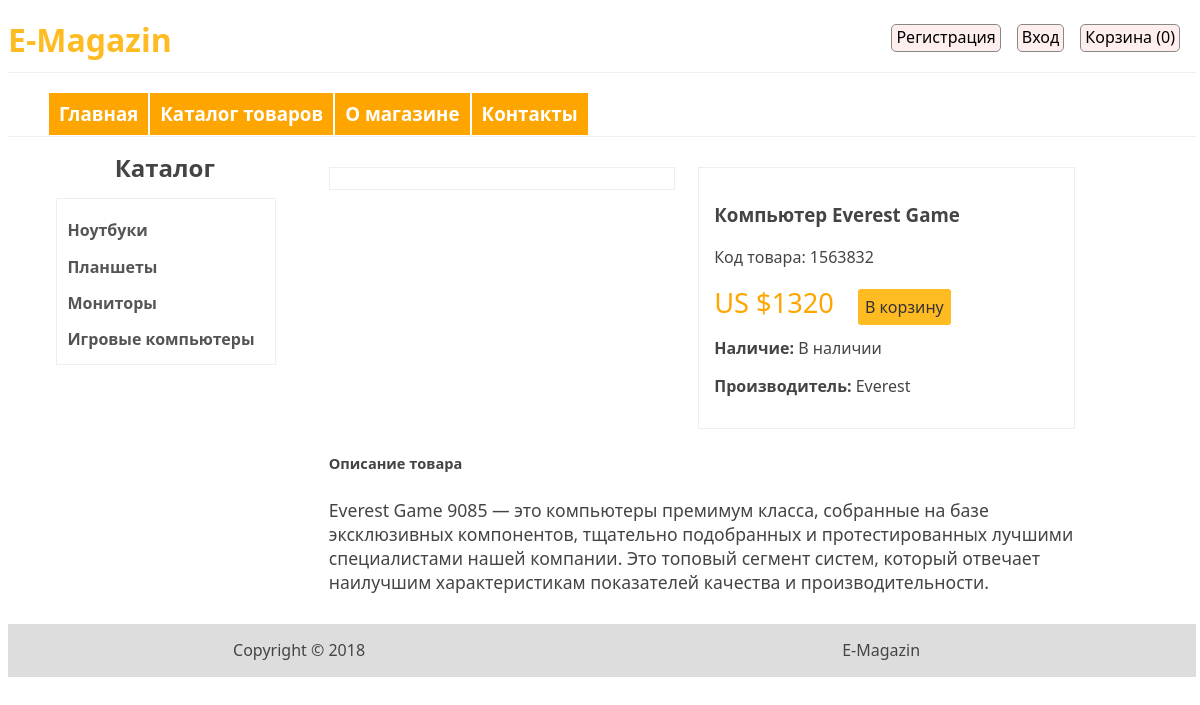
The app's page /MagazinSite/product/45 with its own data.
### tables this page shows
CREATE TABLE IF NOT EXISTS `product` (
  `id` int(11) NOT NULL AUTO_INCREMENT,
  `name` varchar(255) NOT NULL,
  `category_id` int(11) NOT NULL,
  `code` int(11) NOT NULL,
  `price` int(11) NOT NULL,
  `availability` int(11) NOT NULL,
  `brand` varchar(255) NOT NULL,
  `description` text NOT NULL,
  `is_new` int(11) NOT NULL DEFAULT '0',
  `is_recommended` int(11) NOT NULL DEFAULT '0',
  `status` int(11) NOT NULL DEFAULT '1',
  PRIMARY KEY (`id`)
);

CREATE TABLE IF NOT EXISTS `category` (
  `id` int(11) NOT NULL AUTO_INCREMENT,
  `name` varchar(255) NOT NULL,
  `sort_order` int(11) NOT NULL DEFAULT '0',
  `status` int(11) NOT NULL DEFAULT '1',
  PRIMARY KEY (`id`)
);

### MagazinSite/config/routes.php (called while the page is built)
<?php
return array(
    'product/([0-9]+)' => 'product/view/$1',
    'catalog/page-([0-9]+)' => 'catalog/index/$1',
    'catalog/' => 'catalog/index',
    'category/([0-9]+)/page-([0-9]+)' => 'catalog/category/$1/$2',
    'category/([0-9]+)' => 'catalog/category/$1',
    'cart/add/([0-9]+)' => 'cart/add/$1',
    'cart/addAjax/([0-9]+)' => 'cart/addAjax/$1',
    'cart/delete/([0-9]+)' => 'cart/delete/$1',
    'cart/checkout' => 'cart/checkout',
    'cart/deleteAll' => 'cart/deleteAll',
    'cart' => 'cart/index',
    'user/register' => 'user/register',
    'user/login' => 'user/login',
    'user/logout' => 'user/logout',
    'cabinet/edit' => 'cabinet/edit',
    'cabinet/orders' => 'cabinet/orders',
    'cabinet/order/view/([0-9]+)' => 'cabinet/viewOrder/$1',
    'cabinet' => 'cabinet/index',
    'admin/product/create' => 'adminProduct/create',
    'admin/product/update/([0-9]+)' => 'adminProduct/update/$1',
    'admin/product/delete/([0-9]+)' => 'adminProduct/delete/$1',
    'admin/product' => 'adminProduct/index',
    'admin/category/create' => 'adminCategory/create',
    'admin/category/update/([0-9]+)' => 'adminCategory/update/$1',
    'admin/category/delete/([0-9]+)' => 'adminCategory/delete/$1',
    'admin/category' => 'adminCategory/index',
    'admin/order/update/([0-9]+)' => 'adminOrder/update/$1',
    'admin/order/delete/([0-9]+)' => 'adminOrder/delete/$1',
    'admin/order/view/([0-9]+)' => 'adminOrder/view/$1',
    'admin/order' => 'adminOrder/index',
    'admin' => 'admin/index',
    'about' => 'site/about',
    'contacts' => 'site/contact',
    '' => 'site/index',
);

### MagazinSite/controllers/ProductController.php (called while the page is built)
<?php
class ProductController {
    public function actionView($productId){
        $categories = Category::getCategoriesList();
        $product = Product::getProductById($productId);
        require_once (ROOT . '/views/product/view.php');
        return true;
    }
}

### MagazinSite/index.php (called while the page is built, shortened)
<?php
require_once(ROOT.'/components/Autoload.php');
$router = new Router();
$router->run();

### MagazinSite/components/Autoload.php (called while the page is built, shortened)
<?php
spl_autoload_register(function ($class_name){
    $array_paths = array(
        '/models/',
        '/components/'
    );
    foreach ($array_paths as $path){
        $path = ROOT . $path .$class_name . '.php';
    }
});

### MagazinSite/components/Cart.php (called while the page is built, shortened)
<?php
class Cart {
    public static function countItems(){
        if(isset($_SESSION['products'])){
            $count = 0;
            foreach ($_SESSION['products'] as $id => $quantity){
                $count += $quantity;
            }
            return $count;
        } else {
            return 0;
        }
    }
}

### MagazinSite/models/User.php (called while the page is built, shortened)
<?php
class User {
    public static function isGuest() {
        return true;
    }
}

### MagazinSite/models/Category.php (called while the page is built, shortened)
<?php
class Category {
    public static function getCategoriesList(){
        $db= Db::getConnection();
        $categoryList = array();
        $sql = 'SELECT id, name FROM category '
                . 'ORDER BY sort_order ASC';
        $result = $db->query($sql);
        $i = 0;
        while($row = $result->fetch()){
            $categoryList[$i]['id'] = $row['id'];
            $categoryList[$i]['name'] = $row['name'];
            $i++;
        }
        return $categoryList;
    }
}

### MagazinSite/models/Product.php (called while the page is built, shortened)
<?php
class Product {
    public static function getProductById($id) {
        $db = Db::getConnection();
        $sql = 'SELECT * FROM product WHERE id = :id';
        $result = $db->prepare($sql);
        $result->bindParam(':id', $id, PDO::PARAM_INT);
        $result->setFetchMode(PDO::FETCH_ASSOC);
        $result->execute();
        return $result->fetch();
    }
    public static function getAvailabilityText($availability) {
        switch ($availability) {
            case '1':
                return 'В наличии';
                break;
        }
    }
}

### MagazinSite/views/product/view.php (the view, shortened to what this page needs)
<?php include ROOT . '/views/layouts/header.php'; ?>
<section>
    <div class="left-sidebar">
        <h2>Каталог</h2>
        <div class="category-panel">
            <?php foreach ($categories as $categoryItem): ?>
                <div class="category">
                    <h4>
                        <a href="/MagazinSite/category/<?php echo$categoryItem['id']; ?>">
                            <?php echo $categoryItem['name']; ?>
                        </a>
                    </h4>
                </div>
            <?php endforeach; ?>
        </div>
    </div>
    <div class="product-details">
        <div class="product-details-top">
            <div class="img-product">
            </div>
            <div class="product-information">
                <h3><?php echo $product['name']; ?></h3>
                <p>Код товара: <?php echo $product['code']; ?></p>
                <span>
                    <span class="price">US $<?php echo $product['price']; ?></span>
                    <a href="#" data-id="<?php echo $product['id']; ?>" class="btn-add-to-cart"> В корзину</a>
                </span>
                <p><b>Наличие:</b> <?php echo Product::getAvailabilityText($product['availability']); ?></p>
                <p><b>Производитель:</b> <?php echo $product['brand']; ?></p>
            </div>
        </div>
        <div class="product-details-bottom">
            <h5>Описание товара</h5>
            <?php echo str_replace("/ ", "<br/>",$product['description']); ?>
        </div>
    </div>
</section>
<?php include ROOT . '/views/layouts/footer.php'; ?>

### MagazinSite/components/Router.php (shortened to what this page needs)
<?php
class Router {
    private  $routes;
    public function __construct() {
        $routesPath = ROOT.'/config/routes.php';
        $this->routes = include($routesPath);
    }
    private function getURI(){
         if (!empty($_SERVER['REQUEST_URI'])){
             return substr($_SERVER['REQUEST_URI'], strlen('/MagazinSite/'));
        }
    }
    public function run(){
        $uri = $this->getURI();
        foreach ($this->routes as $uriPattern => $path){
            if(preg_match("~$uriPattern~", $uri)){
                $internalRoute = preg_replace("~$uriPattern~", $path, $uri);
                $segments = explode('/', $internalRoute);
                $controllerName = array_shift($segments).'Controller';
                $actionName = 'action'.ucfirst(array_shift($segments));
                $parameters = $segments;
                $controllerObject = new $controllerName;
                $result = call_user_func_array(array($controllerObject, $actionName), $parameters);
                if($result != null){
                    break;
                }
            }
        }
    }
}

### MagazinSite/views/layouts/header.php (shortened to what this page needs)
<!DOCTYPE html>
<html lang="en">
    <head>
        <link href="/MagazinSite/template/css/style.css" rel="stylesheet">
    </head>
    <body>
        <header id="header">
            <div class="header-top">
                <div class="logo">
                    <a href="/MagazinSite/"><h1>E-Magazin</h1></a>
                </div>
                <div class="shop-menu">
                    <ul class="navbar">
                        <li><a href="/MagazinSite/cart"> Корзина
                                <span id="cart-count">(<?php echo Cart::countItems(); ?>)</span>
                            </a></li>
                        <?php if (User::isGuest()): ?>
                            <li><a href="/MagazinSite/user/login/"> Вход</a></li>
                            <li><a href="/MagazinSite/user/register/"> Регистрация</a></li>
                        <?php else: ?>
                            <li><a href="/MagazinSite/cabinet/"> Аккаунт</a></li>
                            <li><a href="/MagazinSite/user/logout/"> Выход</a></li>
                        <?php endif; ?>
                    </ul>
                </div>
            </div>
            <div class="header-bottom">
                <div class="mainmenu">
                    <ul class="navbar-row">
                        <li><h3><a href="/MagazinSite/">Главная</a></h3></li>
                        <li><h3><a href="/MagazinSite/catalog/">Каталог товаров</a></h3></li>
                        <li><h3><a href="/MagazinSite/about/">О магазине</a></h3></li>
                        <li><h3><a href="/MagazinSite/contacts/">Контакты</a></h3></li>
                    </ul>
                </div>
            </div>
        </header>

### MagazinSite/views/layouts/footer.php
<footer id="footer">
    <p class="fut-left">Copyright © 2018</p>
    <p class="fut-right">E-Magazin</p>
</footer>
</body>
</html>

### MagazinSite/template/css/style.css (style rules this page uses)
html { height: 100%; width: 99%; }
body { width: 100%; height: 100%; color: #444; font-size: 1em; font-family: "Segoe UI", sans-serif; line-height: 135%; }
a { color: #555; text-decoration: none; transition: all.6s ease; -moz-transition: all.6s ease; -webkit-transition: all.6s ease; -ms-transition: all.6s ease; }
li { list-style-type: none; }
#header { border-bottom: 1px solid #eee; display: block; float: left; width: 100%; }
.logo { float: left; }
.logo a { color: #fb2; }
.shop-menu { width: 60%; float: right; }
.header-top { width: 100%; float: left; border-bottom: 1px solid #eee; }
.shop-menu ul li a { float: right; margin-right: 1em; margin-bottom: 1em; color: black; border: 1px solid #888; background-color: #fee; padding: 2px 4px; border-radius: 5px; }
.header-bottom { float: left; width: 100%; }
.mainmenu ul li a { float:left; border: 1px solid white; background-color: orange; }
.mainmenu ul li a { padding: 10px; color: white; }
section { margin-left: 4%; width: 92%; }
.left-sidebar { float: left; width: 20%; }
.left-sidebar h2 { text-align: center; }
.category-panel { width: 100%; display: block; float: left; border: 1px solid #eee; }
.category { display: block; margin-bottom: 20px; height: 15px; width: 100%; text-align: left; margin-left: 5%; }
.product-details { float: left; width: 70%; margin-left: 5%; margin-top: 30px; }
.product-details-top { float: left; width: 100%; }
.img-product { float: left; width: 45%; border: 1px solid #eee; }
.product-information { float: left; margin-left: 3%; width: 45%; border: 1px solid #eee; padding: 2%; line-height: normal; }
.price { color: orange; font-size: 1.7em; }
.btn-add-to-cart { color: #333; background-color: #fb2; border-radius: 3px; padding: 7px; width: 90px; margin-left: 20px; }
.product-details-bottom { float: left; width: 100%; font-size: 1.1em; line-height: normal; }
#footer { margin-top: 30px; background-color: #ddd; width: 100%; float: left; }
#footer p { float: left; width: 49%; text-align: center; }

### records on screen
product: name "Компьютер Everest Game", code "1563832", price "1320", availability "В наличии", brand "Everest", description "Everest Game 9085 — это компьютеры премимум класса, собранные на базе эксклюзивных компонентов, тщательно подобранных и протестированных лучшими специалистами нашей компании. Это топовый сегмент систем, который отвечает наилучшим характеристикам показателей качества и производительности."
category: name "Ноутбуки"
category: name "Планшеты"
category: name "Мониторы"
category: name "Игровые компьютеры"
